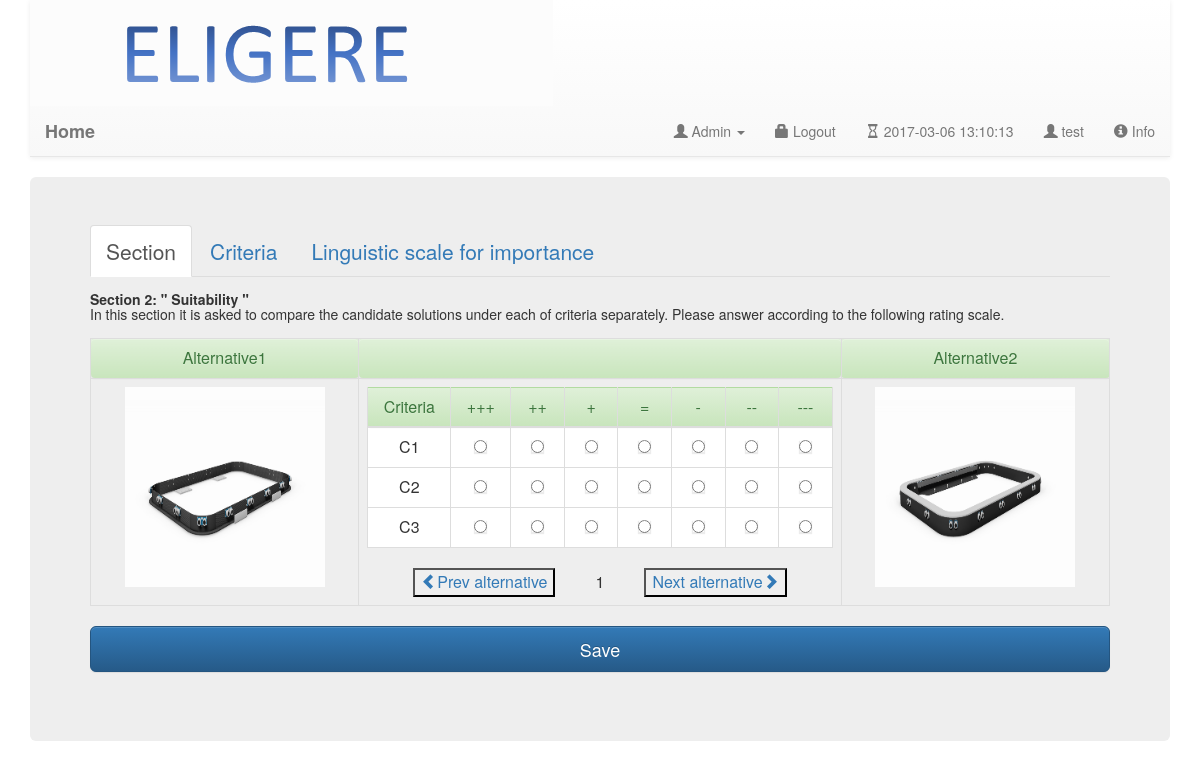
Page /WebApplication/getSuitability.php (signed in) on the earlier database version.
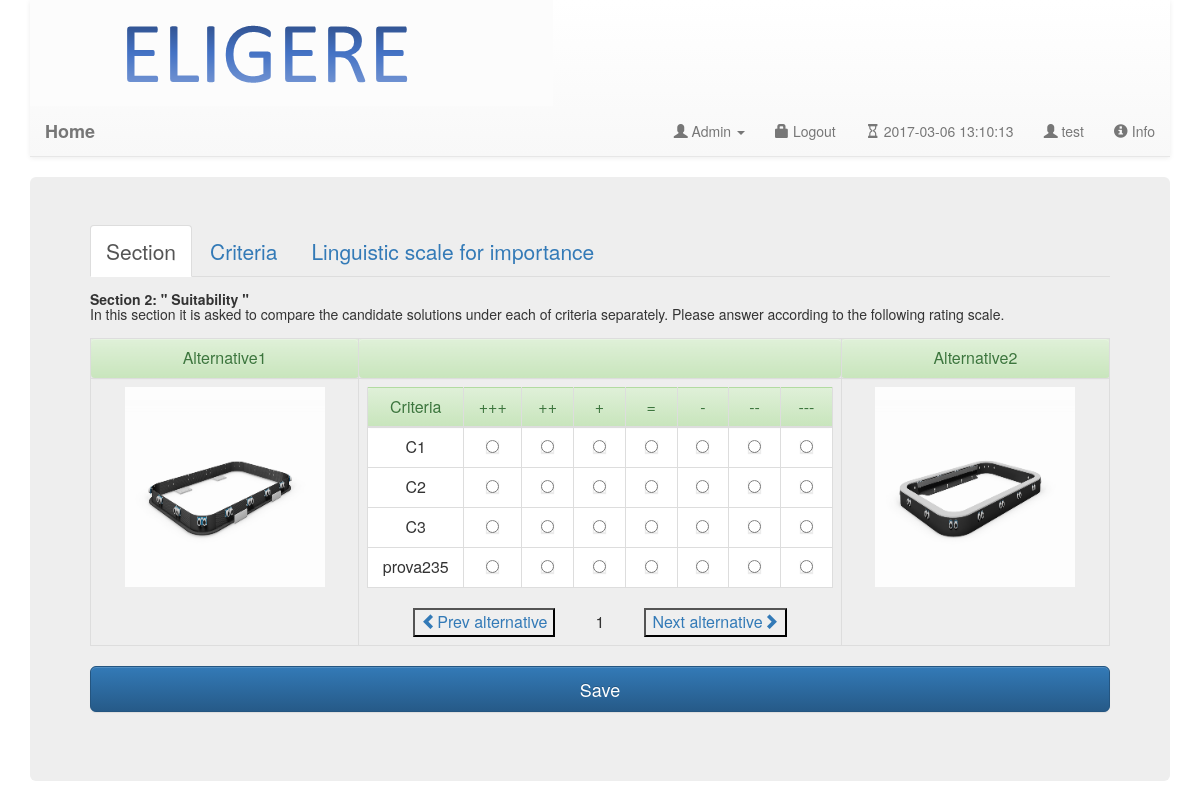
Same page on the later database version.
### tables this page shows
CREATE TABLE `alternative` (
  `id` int(11) NOT NULL,
  `name` char(20) NOT NULL,
  `description` text NOT NULL,
  `date_insert` date NOT NULL,
  `questionnaire_id` int(11) NOT NULL,
  `user_id` char(30) NOT NULL,
  `dir_path` char(50) NOT NULL,
  `dir_path_file` char(100) NOT NULL
);

CREATE TABLE `linguistic_scale` (
  `id` int(11) NOT NULL,
  `description` char(50) NOT NULL,
  `simbol` char(10) NOT NULL,
  `num` int(11) NOT NULL
);

CREATE TABLE `criteria` (
  `id` int(11) NOT NULL,
  `name` char(20) NOT NULL,
  `description` text NOT NULL,
  `date_insert` date NOT NULL,
  `quest_id` int(11) NOT NULL
);

### WebApplication/getDataFromDataBase.php (called while the page is built, shortened)
<?php
function getLinguisticScale($conn) {
	$questArray = array ();
	$query = "SELECT * FROM linguistic_scale";
	$result = $conn->query ( $query );
	if ($result->num_rows > 0) {
		while ( $row = $result->fetch_assoc () ) {
			$objLinguisticScale = new LinguisticScale ();
			$objLinguisticScale->id = $row ['id'];
			$objLinguisticScale->simbol = $row ['simbol'];
			$objLinguisticScale->description = $row ['description'];
			array_push ( $questArray, $objLinguisticScale );
		}
	} else {
	}
	return $questArray;
}
function getAllCriteriaByQuestId($conn, $quest_id) {
	if (isset ( $quest_id ) && $quest_id > 0) {
		$query = "SELECT * FROM criteria where quest_id = " . $quest_id . "";
		$result = $conn->query ( $query );
		$criteriaArray = array ();
		if ($result->num_rows > 0) {
			while ( $row = $result->fetch_assoc () ) {
				$objCriteria = new Criteria ();
				$objCriteria->id = $row ['id'];
				$objCriteria->name = $row ['name'];
				$objCriteria->description = $row ['description'];
				$objCriteria->quest_id = $row ['quest_id'];
				array_push ( $criteriaArray, $objCriteria );
			}
		} else {
		}
		return $criteriaArray;
	} else {
		return new Criteria ();
	}
}
function getAllAlternativeByQuestID($conn, $quest_id) {
	$queryAltByQuestId = "SELECT * FROM alternative where questionnaire_id = $quest_id";
	$resultAlt = $conn->query ( $queryAltByQuestId );
	$alternativeArray = array ();
	if ($resultAlt->num_rows > 0) {
		while ( $row = $resultAlt->fetch_assoc () ) {
			$objAlternative = new Alternative ();
			$objAlternative->id = $row ['id'];
			$objAlternative->name = $row ['name'];
			$objAlternative->description = $row ['description'];
			$objAlternative->quest_id = $row ['questionnaire_id'];
			$objAlternative->dir_path = $row ['dir_path'];
			$objAlternative->dir_path_file = $row ['dir_path_file'];
			array_push ( $alternativeArray, $objAlternative );
		}
	} else {
		echo "0 results";
	}
	return $alternativeArray;
}
?>

### WebApplication/getSuitability.php (the view, shortened to what this page needs)
<?php
    include "connection.php";
	include "getDataFromDataBase.php";
	$arrayLinguisticScale = getLinguisticScale($conn);
	$criteriaArray        = getAllCriteriaByQuestId($conn,$_SESSION['questionnaire_id']);
	$arrayAlternative     = getAllAlternativeByQuestID($conn,$_SESSION['questionnaire_id']);
?>
<html lang="en">
  <body>
	<div class="container">
	    <?php include 'staticNavBar.php'; ?>
      <div class="jumbotron">
  <ul class="nav nav-tabs" role="tablist">
    <li role="presentation" class="active"><a href="#home" aria-controls="home" role="tab" data-toggle="tab">Section</a></li>
    <li role="presentation"><a href="#profile" aria-controls="profile" role="tab" data-toggle="tab">Criteria</a></li>
    <li role="presentation"><a href="#messages" aria-controls="messages" role="tab" data-toggle="tab">Linguistic scale for importance</a></li>
  </ul>
  <div class="tab-content">
    <div role="tabpanel" class="tab-pane active" id="home">
	 		 		<p> <h5>
			 		 	<b></>Section 2: " Suitability " </b><br>
						In this section it is asked to compare the candidate solutions under each of criteria separately.
						Please answer according to the following rating scale.
					</h5></p>
    </div>
				    <?php
				   	    $criteriaArray = getAllCriteriaByQuestId($conn,$_SESSION['questionnaire_id']);
				    ?>
	<div class="row">
    <div class="row">
  	<div class="col-md-12">
	<div class="container">
	    <form class='form-horizontal' id = 'alternative_form' action='<?php $_PHP_SELF ?>' method='POST'>
	    <div id="myCarousel" class="carousel slide" data-ride="carousel" data-interval="0">
	    <div class="carousel-inner" role="listbox">
	    	<?php
				$counter = 1;
				$f=1;
				foreach ($arrayAlternative as $alt1) {
					foreach ($arrayAlternative as $alt2) {
						if( $alt2->id > $alt1->id){
							try {
								$src1='';
								$src2='';
								$scanDirAlt1 = scandir($alt1->dir_path);
								$scanDirAlt2 = scandir($alt2->dir_path);
								$numAlt1 = count($scanDirAlt1);
								$numAlt2 = count($scanDirAlt2);
								if($numAlt1>2)
									$src1 = $alt1->dir_path."/".scandir($alt1->dir_path)[2];
								if($numAlt2>2)
									$src2 = $alt2->dir_path."/".scandir($alt2->dir_path)[2];
							} catch (Exception $e) {
							}
							if($counter == 1)
								echo "<div class='item active'>";
							else
								echo "<div class='item'>";
							echo "<table class='table table-hover text-center table-bordered' >";
							echo "<tr><td class='alert alert-success text-center'> ". $alt1->name."</td>
    							  <td class='alert alert-success text-center'>  </td>
    							  <td class='alert alert-success text-center'> ". $alt2->name."  </td></tr>";
							echo "<tr>
								  <td >
    							 <img src='$src1' alt='$alt1->description' style='width:200px;height:200px;'>
    							 </td>";
    							 echo "<td> ";
    							 echo " <table class='table text-center table-hover  table-bordered' >";
    							 echo " <thead>
								   <tr class='alert alert-success' >
								   <td class='col-md-1'> Criteria   </td>";
    							 if (isset($arrayLinguisticScale))
    							 	foreach ($arrayLinguisticScale as $a){
    							 	echo "<td class='col-md-1'> $a->simbol </td>";
    							 }
    							 echo "</thead>";
    							 $count_quest = 1;
    							 foreach ($criteriaArray as $cri) {
    							 	echo "<tr>";
    							 	echo "	<td>  $cri->name </td>";
    							 	foreach ($arrayLinguisticScale as $value) {
    							 		$r =  "r".(string)$count_quest;
    							 		echo "<td>  <input type='radio' class='btn btn-primary'
    							 		required='required' name='$f-$r'
    							 		value='$value->id'/>
    							 		</td>";
    							 	}
    							 	echo "</tr>";
    							 	$count_quest = $count_quest + 1;
    							 }
    							 echo "</table>";
    							 echo "<a class='left' href='#myCarousel' role='button' data-slide='prev'>
    						<button type='submit'  >
    						<span class='glyphicon glyphicon-chevron-left'> </span>Prev alternative </button>
    						</a>";
    							 echo "&nbsp;&nbsp;&nbsp;&nbsp;&nbsp;&nbsp;&nbsp;&nbsp;".$counter."&nbsp;&nbsp;&nbsp;&nbsp;&nbsp;&nbsp;&nbsp;&nbsp;";
    							 echo "<a class='right' href='#myCarousel' role='button' data-slide='next'>
    						<button type='submit'  >
    						Next alternative<span class='glyphicon glyphicon-chevron-right'> </span> </button>
    						</a>";
    							 echo "</td>";
    						echo "<td >
    							 <img src='$src2' alt='$alt2->description' style='width:200px;height:200px;'>
    				             </td></tr>";
    						echo " </table>";
    						echo "</div>";
							$counter = $counter+1;
							$f++;
						}
					}
				}
				?>
	    </div>
	  </div>
	  <input type='submit' name="saveArray" class='btn btn-lg btn-primary btn-block' value='Save ' />
	  </form>
	</div>
  	</div>
  </div>
	</div>
  </div>
</div>
  </body>
  </html>

### WebApplication/staticNavBar.php (shortened to what this page needs)
<div id="top-nav" class="navbar navbar-default navbar-static-top">
	<img alt="create" src="logo.png">
    <div class="container-fluid">
        <div class="navbar-header">
            <a class="navbar-brand" href="index.php"><b>Home</b></a>
        </div>
        <div class="navbar-collapse collapse">
            <ul class="nav navbar-nav navbar-right">
                <li class="dropdown">
                    <a class="dropdown-toggle" role="button" data-toggle="dropdown" href="#">
						<i class="glyphicon glyphicon-user"></i> Admin <span class="caret"></span>
					</a>
                </li>
				<li><a href="logout.php">
					<i class="glyphicon glyphicon-lock"></i> Logout</a>
				</li>
                <li><a href="#"><i class="glyphicon glyphicon-hourglass"></i>
                	<?php
                	$today = date("Y-m-d H:i:s");
                	echo  $today;
                	?></a></li>
                <li><a href="#"><i class="glyphicon glyphicon-user"></i>
                	<?php if (isset($_SESSION['yourname_session'])) echo $_SESSION['yourname_session'];?>
                	</a></li>
				<li><a href="javascript:Popup('info.html')"><i class="glyphicon glyphicon-info-sign"></i>
                	Info
                	</a></li>
            </ul>
        </div>
    </div>
</div>

Differences in the rows shown:
added criteria: name "prova235", shown under alternative "Alternative2"
